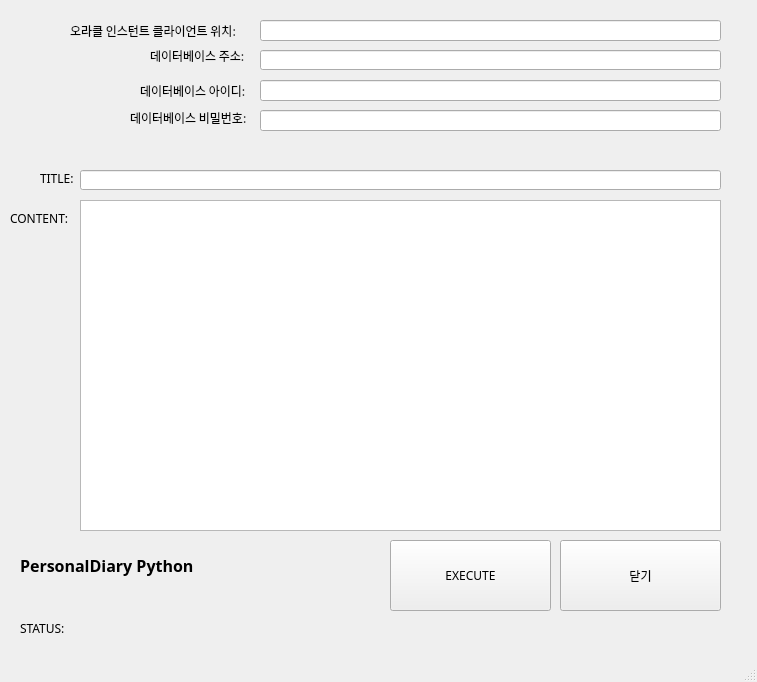
<?xml version="1.0" encoding="UTF-8"?>
<ui version="4.0">
 <class>MainWindow</class>
 <widget class="QMainWindow" name="MainWindow">
  <property name="geometry">
   <rect>
    <x>0</x>
    <y>0</y>
    <width>757</width>
    <height>682</height>
   </rect>
  </property>
  <property name="font">
   <font>
    <family>맑은 고딕</family>
   </font>
  </property>
  <property name="windowTitle">
   <string>PersonalDiary Python 2022-08-16</string>
  </property>
  <widget class="QWidget" name="centralwidget">
   <widget class="QLabel" name="label">
    <property name="geometry">
     <rect>
      <x>150</x>
      <y>40</y>
      <width>151</width>
      <height>31</height>
     </rect>
    </property>
    <property name="text">
     <string>데이터베이스 주소:</string>
    </property>
   </widget>
   <widget class="QLabel" name="label_2">
    <property name="geometry">
     <rect>
      <x>140</x>
      <y>80</y>
      <width>141</width>
      <height>21</height>
     </rect>
    </property>
    <property name="text">
     <string>데이터베이스 아이디:</string>
    </property>
   </widget>
   <widget class="QLabel" name="label_3">
    <property name="geometry">
     <rect>
      <x>130</x>
      <y>110</y>
      <width>151</width>
      <height>16</height>
     </rect>
    </property>
    <property name="text">
     <string>데이터베이스 비밀번호:</string>
    </property>
   </widget>
   <widget class="QLabel" name="label_5">
    <property name="geometry">
     <rect>
      <x>70</x>
      <y>20</y>
      <width>211</width>
      <height>21</height>
     </rect>
    </property>
    <property name="layoutDirection">
     <enum>Qt::RightToLeft</enum>
    </property>
    <property name="text">
     <string>오라클 인스턴트 클라이언트 위치:</string>
    </property>
   </widget>
   <widget class="QPushButton" name="pushButton">
    <property name="geometry">
     <rect>
      <x>390</x>
      <y>540</y>
      <width>161</width>
      <height>71</height>
     </rect>
    </property>
    <property name="text">
     <string>EXECUTE</string>
    </property>
   </widget>
   <widget class="QPushButton" name="pushButton_2">
    <property name="geometry">
     <rect>
      <x>560</x>
      <y>540</y>
      <width>161</width>
      <height>71</height>
     </rect>
    </property>
    <property name="text">
     <string>닫기</string>
    </property>
   </widget>
   <widget class="QLabel" name="label_7">
    <property name="geometry">
     <rect>
      <x>20</x>
      <y>620</y>
      <width>701</width>
      <height>16</height>
     </rect>
    </property>
    <property name="text">
     <string>STATUS:</string>
    </property>
   </widget>
   <widget class="QLineEdit" name="lineEdit">
    <property name="geometry">
     <rect>
      <x>260</x>
      <y>20</y>
      <width>461</width>
      <height>21</height>
     </rect>
    </property>
   </widget>
   <widget class="QLineEdit" name="lineEdit_2">
    <property name="geometry">
     <rect>
      <x>260</x>
      <y>50</y>
      <width>461</width>
      <height>20</height>
     </rect>
    </property>
   </widget>
   <widget class="QLineEdit" name="lineEdit_3">
    <property name="geometry">
     <rect>
      <x>260</x>
      <y>80</y>
      <width>461</width>
      <height>21</height>
     </rect>
    </property>
   </widget>
   <widget class="QLineEdit" name="lineEdit_4">
    <property name="geometry">
     <rect>
      <x>260</x>
      <y>110</y>
      <width>461</width>
      <height>21</height>
     </rect>
    </property>
    <property name="echoMode">
     <enum>QLineEdit::Password</enum>
    </property>
   </widget>
   <widget class="QLabel" name="label_4">
    <property name="geometry">
     <rect>
      <x>40</x>
      <y>170</y>
      <width>91</width>
      <height>16</height>
     </rect>
    </property>
    <property name="text">
     <string>TITLE:</string>
    </property>
   </widget>
   <widget class="QLineEdit" name="lineEdit_5">
    <property name="geometry">
     <rect>
      <x>80</x>
      <y>170</y>
      <width>641</width>
      <height>20</height>
     </rect>
    </property>
   </widget>
   <widget class="QTextEdit" name="textEdit">
    <property name="geometry">
     <rect>
      <x>80</x>
      <y>200</y>
      <width>641</width>
      <height>331</height>
     </rect>
    </property>
   </widget>
   <widget class="QLabel" name="label_6">
    <property name="geometry">
     <rect>
      <x>10</x>
      <y>210</y>
      <width>61</width>
      <height>16</height>
     </rect>
    </property>
    <property name="text">
     <string>CONTENT:</string>
    </property>
   </widget>
   <widget class="QLabel" name="label_8">
    <property name="geometry">
     <rect>
      <x>20</x>
      <y>550</y>
      <width>221</width>
      <height>31</height>
     </rect>
    </property>
    <property name="font">
     <font>
      <pointsize>12</pointsize>
      <weight>75</weight>
      <bold>true</bold>
     </font>
    </property>
    <property name="text">
     <string>PersonalDiary Python</string>
    </property>
   </widget>
  </widget>
  <widget class="QMenuBar" name="menubar">
   <property name="geometry">
    <rect>
     <x>0</x>
     <y>0</y>
     <width>757</width>
     <height>21</height>
    </rect>
   </property>
  </widget>
  <widget class="QStatusBar" name="statusbar"/>
 </widget>
 <resources/>
 <connections/>
</ui>
